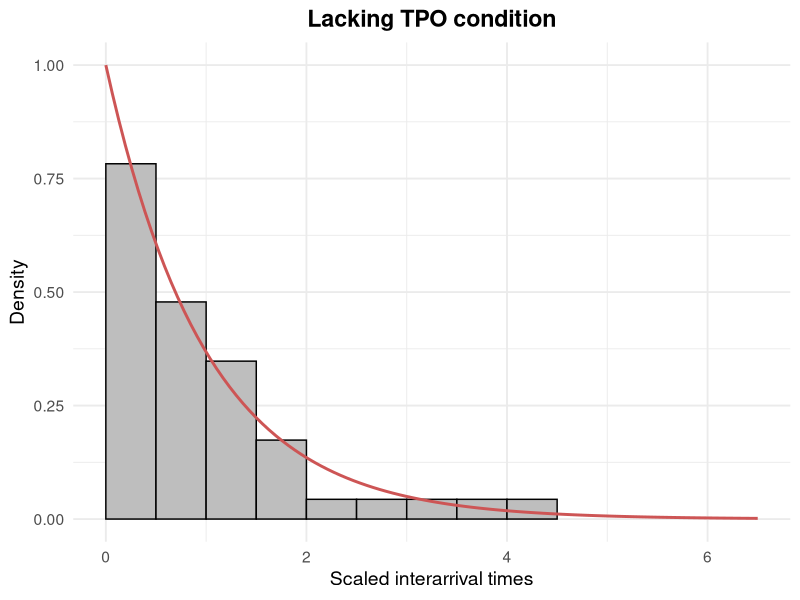
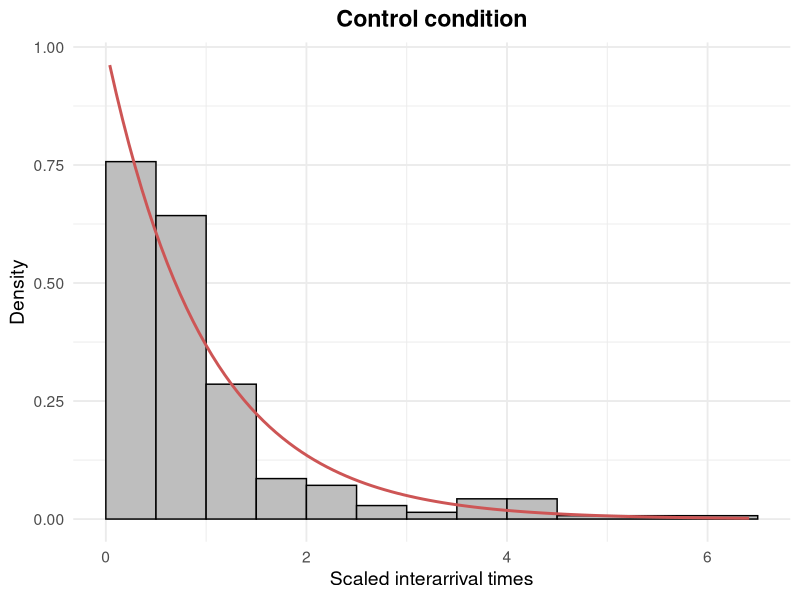
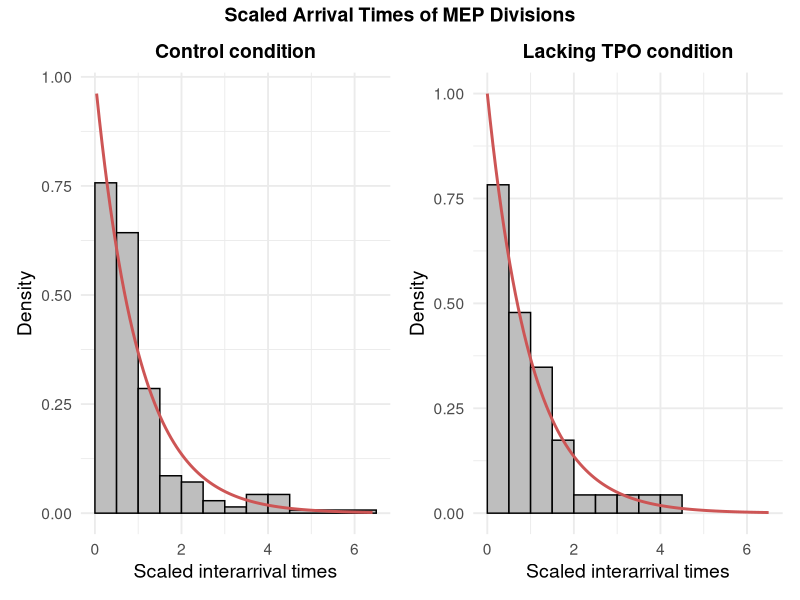

Recreate these plots in R, in order.
library(tidyr)
library(dplyr)
library(ggplot2)
library(patchwork)
library(goftest)
library(fitdistrplus)

## check if the interarrival time is exponential with constant rate
mep_tpo_count <- read.csv("mep_tpo_count.csv")
mep_tpo_count <- mep_tpo_count[-c(1:4),]
head(mep_tpo_count)
tpo_interarrival <- diff(mep_tpo_count$time)
tpo_scale_interarrival <- tpo_interarrival*mep_tpo_count$mep[-nrow(mep_tpo_count)]
tpo_scale_interarrival <- tpo_scale_interarrival[tpo_scale_interarrival != 0]

lambda_hat <- 1 / mean(tpo_scale_interarrival)


# convert to data frame
df.arrival <- data.frame(arr.time = tpo_scale_interarrival,
                         scale.arr.time = lambda_hat*tpo_scale_interarrival)

h <- hist(df.arrival$scale.arr.time, plot = FALSE)
# plot
hist.arr.plot <- ggplot(df.arrival, aes(x = scale.arr.time)) +
  geom_histogram(breaks = c(h$breaks),
                 aes(y = after_stat(density)),
                 # bins = 11,
                 fill = "gray",
                 color = "black") +
  stat_function(fun = dexp,
                args = list(rate = 1),
                color = "indianred3",
                linewidth = 1) +
  scale_x_continuous(limits = c(0,6.5)) +
  labs(title = "Lacking TPO condition",
       x = "Scaled interarrival times",
       y = "Density") +
  theme_minimal(base_size = 14) +
  theme(
    plot.title = element_text(face = "bold", hjust = 0.5),
    legend.title = element_blank(),
    legend.text.align = 0,
    legend.position = "bottom"
  )
hist.arr.plot
##
## formal test
ad.test(tpo_scale_interarrival, null = "pexp", rate = lambda_hat)
gofstat(fitdist(tpo_scale_interarrival, "exp"))

##
##


###
###
## control dataset
mep_ctrl_count <- read.csv("mep_ctrl_count.csv")
mep_ctrl_count <- mep_ctrl_count[-c(1:14),]

ctrl_interarrival <- diff(mep_ctrl_count$time)
ctrl_scale_interarrival <- ctrl_interarrival*mep_ctrl_count$mep[-nrow(mep_ctrl_count)]
ctrl_scale_interarrival <- ctrl_scale_interarrival[ctrl_scale_interarrival != 0]

lambda_hat_ctrl <- 1 / mean(ctrl_scale_interarrival)


# convert to data frame
df.arrival.ctrl <- data.frame(arr.time = ctrl_scale_interarrival,
                              scale.arr.time = lambda_hat_ctrl*ctrl_scale_interarrival)

# plot
h_ctrl <- hist(df.arrival.ctrl$scale.arr.time, plot = FALSE, 
               breaks = c(h$breaks,6.5))

hist.arr.ctrl.plot <- ggplot(df.arrival.ctrl, aes(x = scale.arr.time)) +
  geom_histogram(aes(y = after_stat(density)),
                 breaks = h_ctrl$breaks,
                 fill = "gray",
                 color = "black") +
  stat_function(fun = dexp,
                args = list(rate = 1),
                color = "indianred3",
                linewidth = 1) +
  labs(title = "Control condition",
       x = "Scaled interarrival times",
       y = "Density") +
  theme_minimal(base_size = 14) +
  theme(
    plot.title = element_text(face = "bold", hjust = 0.5),
    legend.title = element_blank(),
    legend.text.align = 0,
    legend.position = "bottom"
  )
hist.arr.ctrl.plot

## formal test
ad.test(ctrl_scale_interarrival, null = "pexp", rate = lambda_hat_ctrl)
gofstat(fitdist(ctrl_scale_interarrival, "exp"))


(hist.arr.ctrl.plot | hist.arr.plot) +  plot_annotation(
  title = "Scaled Arrival Times of MEP Divisions")+ 
  plot_layout(guides = "collect") &
  theme(
    legend.position = "bottom",
    plot.title = element_text(size = 14, face = "bold", hjust = 0.5)
  )
